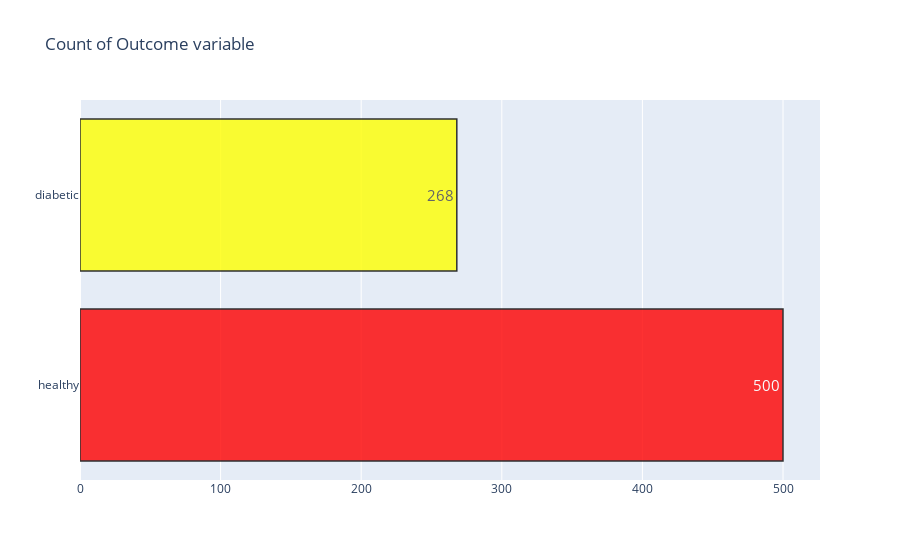
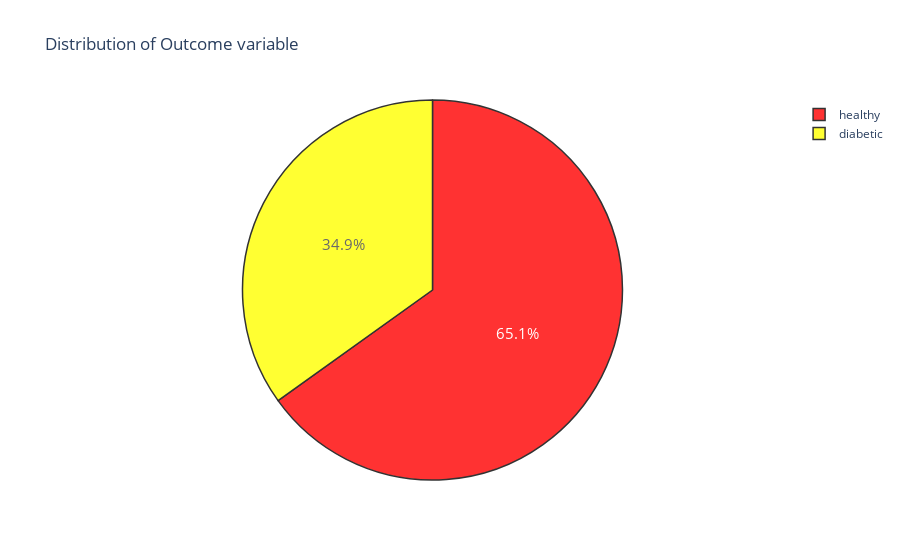

The notebook cell saved with these charts, in order:
### Code cell
target_count()
target_percent()

### Figure 1 — Plotly figure (JSON) as saved in the notebook; plotly's stock layout.template omitted (floating-point values rounded to 4 significant figures)
{"data": [{"marker": {"color": ["red", "yellow"], "line": {"color": "#000000", "width": 1.5}}, "opacity": 0.8, "orientation": "h", "text": ["500", "268"], "textfont": {"size": 15}, "textposition": "auto", "type": "bar", "x": [500, 268], "y": ["healthy", "diabetic"]}], "layout": {"title": {"text": "Count of Outcome variable"}}}

### Figure 2 — Plotly figure (JSON) as saved in the notebook; plotly's stock layout.template omitted (floating-point values rounded to 4 significant figures)
{"data": [{"labels": ["healthy", "diabetic"], "marker": {"colors": ["red", "yellow"], "line": {"color": "#000000", "width": 1.5}}, "opacity": 0.8, "textfont": {"size": 15}, "type": "pie", "values": [500, 268]}], "layout": {"title": {"text": "Distribution of Outcome variable"}}}
